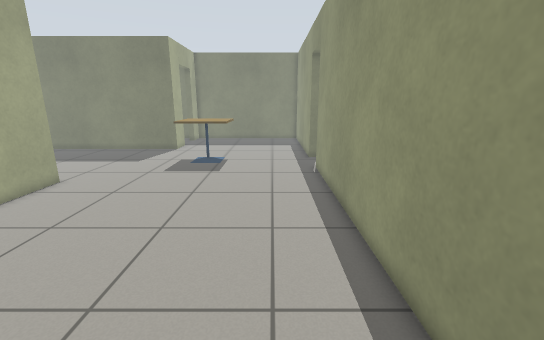
[1] (above)

22 first-person views from a walk through a world built for the Gazebo simulator. The camera is 1.1 m above the floor, tilts 14° down and sees 90° across. The floor is counted in squares, 0.25 m on a side. Each view is taken from the middle of a square. On the plan, view 1 faces up. The plan holds only what a view shows up to about 20 squares ahead; the rest is blank. The place goes on beyond the plan. The robots in the file are not drawn.

[2]
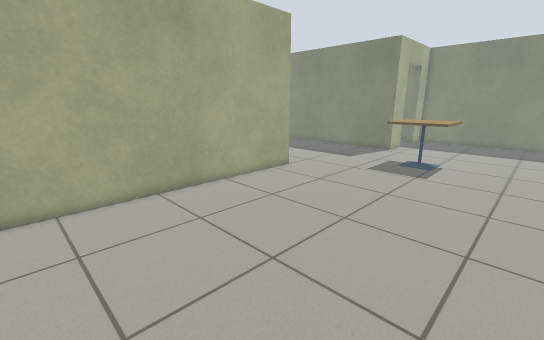

[3]
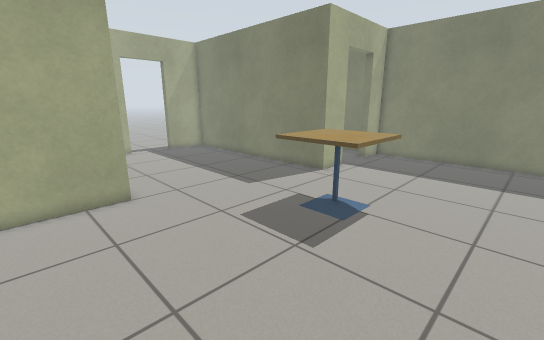

[4]
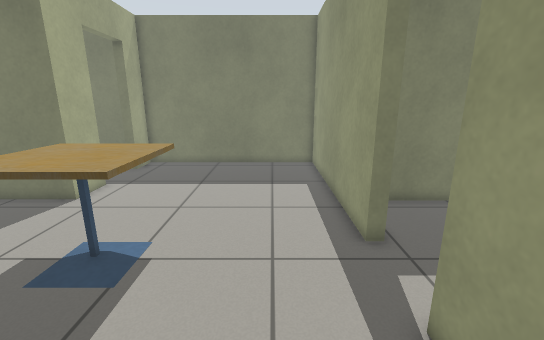

[5]
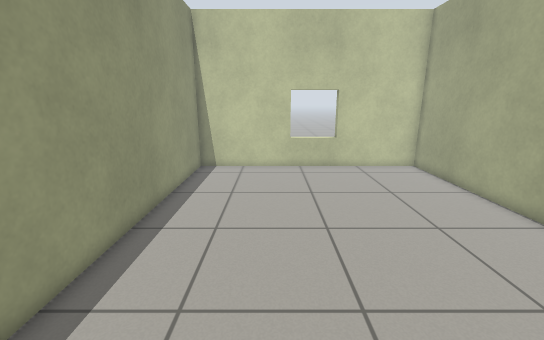

[6]
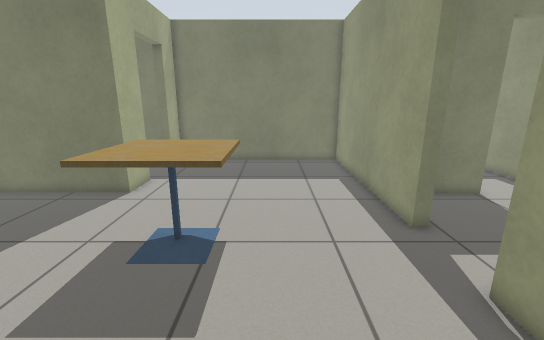

[7]
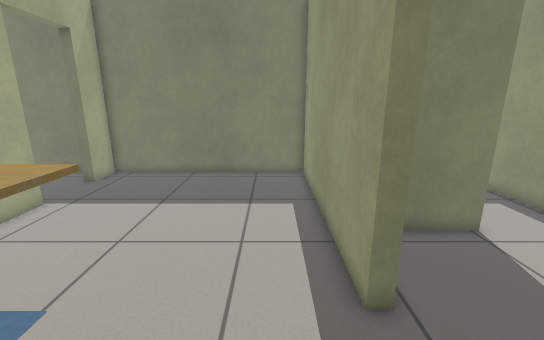

[8]
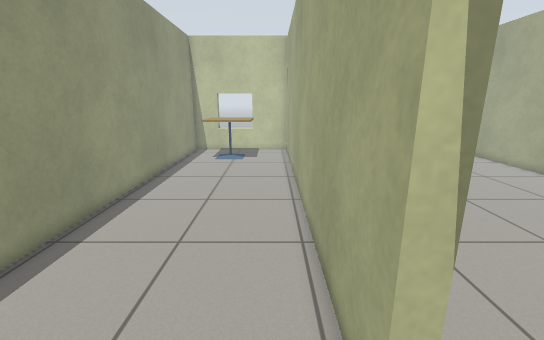

[9]
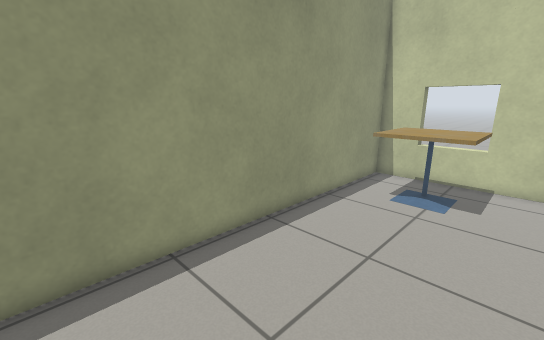

[10]
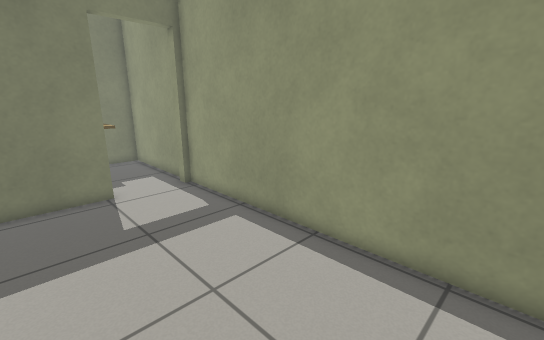

[11]
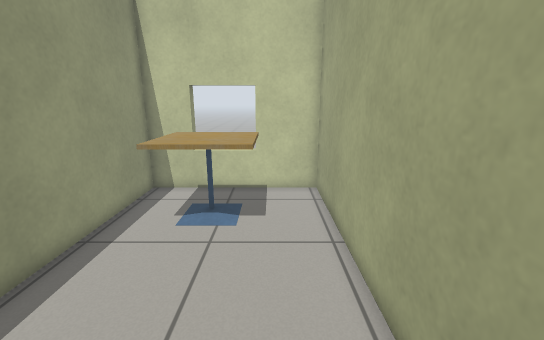

[12]
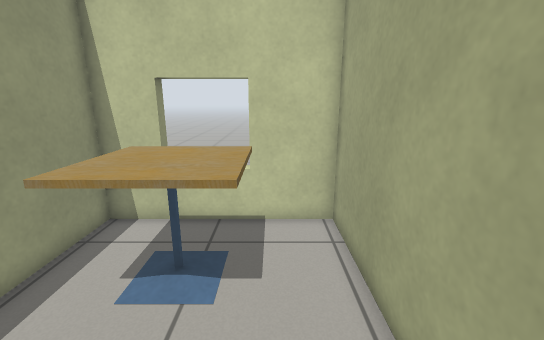

[13]
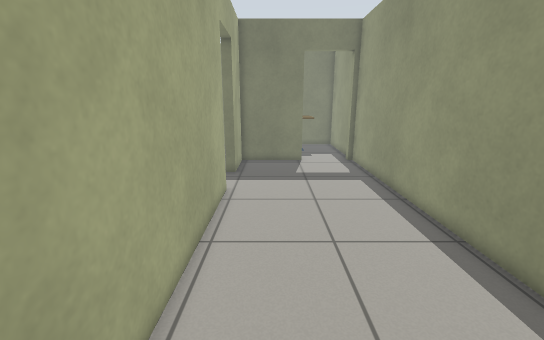

[14]
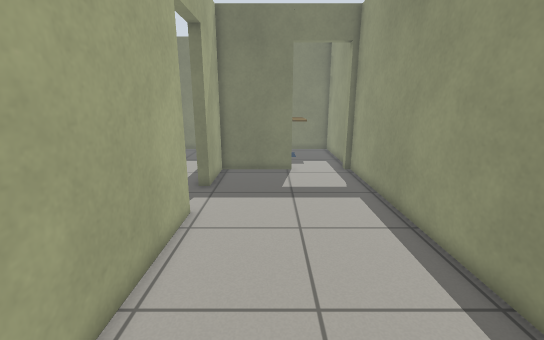

[15]
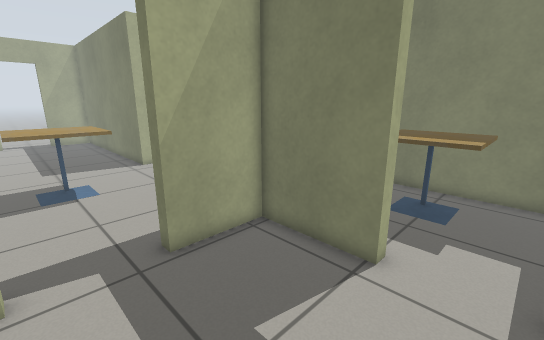

[16]
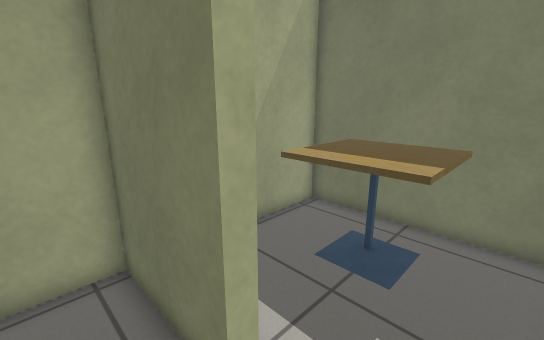

[17]
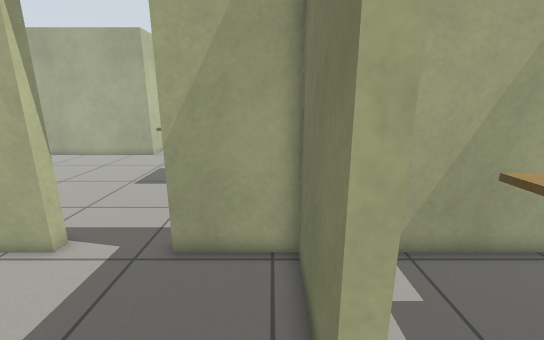

[18]
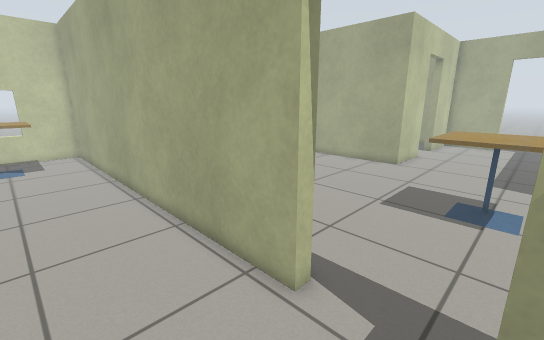

[19]
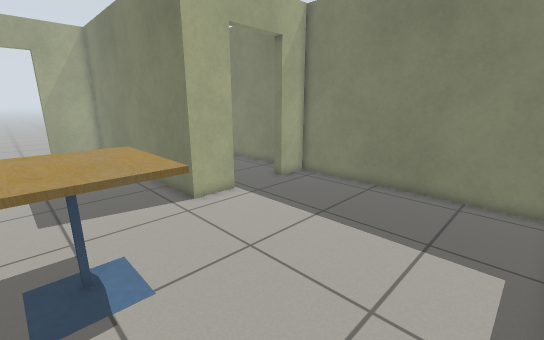

[20]
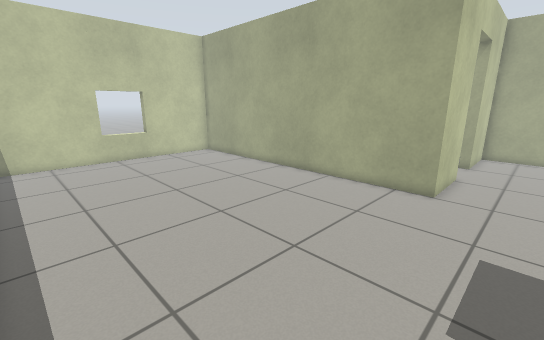

[21]
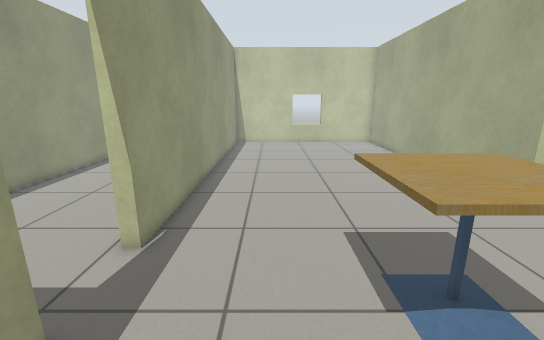

[22]
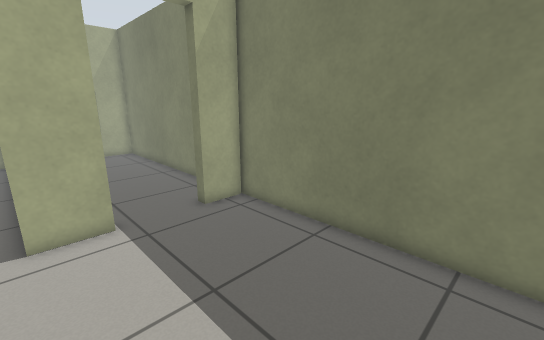

### Floor plan
Ten units are one square. View 1 is at (0, 0); x grows to the right and y downward. Boxes are objects, and circles mark ways between rooms. Rooms are numbered by the first view taken in them; rooms with no view inside come last. Other rooms are left out.
<svg viewBox="-150 -345 278 398">
<path fill="none" stroke="#000" d="M-145 -148 -120 -148 -120 48 30 48 30 -184M30 -220 30 -340 -91 -340 -91 -319M-91 -284 -91 -260 -145 -260M36 -184 36 48 123 48 123 -258M83 -258 36 -258 36 -220M123 -271 123 -340 36 -340 36 -288"/>
<rect x="-75" y="-235" width="50" height="50" fill="#bbb"><title>cafe table</title></rect>
<rect x="65" y="-15" width="40" height="50" fill="#bbb"><title>cafe table</title></rect>
<rect x="55" y="-335" width="50" height="50" fill="#bbb"><title>cafe table</title></rect>
<circle cx="34" cy="-203" r="3" fill="#2a7"/>
<circle cx="105" cy="-260" r="3" fill="#2a7"/>
<text x="-50" y="-140">1</text>
<text x="80" y="-110">2</text>
<text x="80" y="-300">3</text>
</svg>
Room 1 opens to room 2. Room 2 opens to room 3.

Where each view was taken, in squares from view 1:
view 1: 0 up, 0 right, facing up
view 2: 0 up, 1 right, facing up-left
view 3: 11 up, 1 right, facing up-left
view 4: 14 up, 0 right, facing up
view 5: 14 up, 2 left, facing down
view 6: 13 up, 2 left, facing up
view 7: 17 up, 1 right, facing up
view 8: 21 up, 5 right, facing down
view 9: 12 up, 5 right, facing down-right
view 10: 12 up, 5 right, facing up-right
view 11: 9 up, 6 right, facing down
view 12: 5 up, 6 right, facing down
view 13: 5 up, 6 right, facing up
view 14: 8 up, 7 right, facing up
view 15: 19 up, 11 right, facing up-left
view 16: 24 up, 11 right, facing up-left
view 17: 25 up, 11 right, facing left
view 18: 22 up, 8 right, facing down-left
view 19: 20 up, 2 right, facing up-left
view 20: 18 up, 2 right, facing down-left
view 21: 26 up, 1 left, facing down
view 22: 26 up, 1 right, facing up-left
